Frame 1 (no input): blank canvas, image omitted
Frame 60 (no input): blank canvas, image omitted
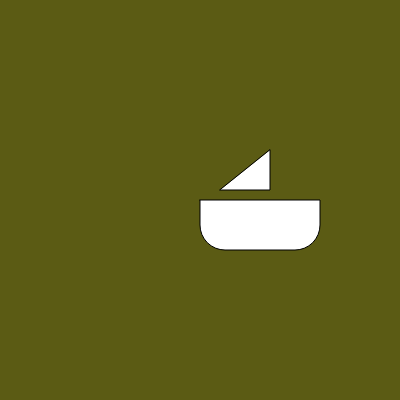
Frame 120 (the mouse pressed at the canvas centre since frame 60)

The p5.js sketch whose frames 1 and 60 were blank and that drew this single picture after the mouse press (run headless with seeded random() and noise() and a simulated clock; from frame 60 on, the mouse is pressed at the canvas centre):

// p5.js sketch
// ── sketch.js
function setup() {
  createCanvas(400, 400);
  background(91,91,20);
  frameRate(100)
}

function draw() {

}
function drawBoat(x,y,) {
rect(x,y,120,50,0,0,35,35);

triangle(x+20,y-10,x+70,y-10,x+70,y-50);

}

function mousePressed() {
  drawBoat(mouseX,mouseY);
}

function mouseDragged() {
  drawBoat(mouseX,mouseY);
}
